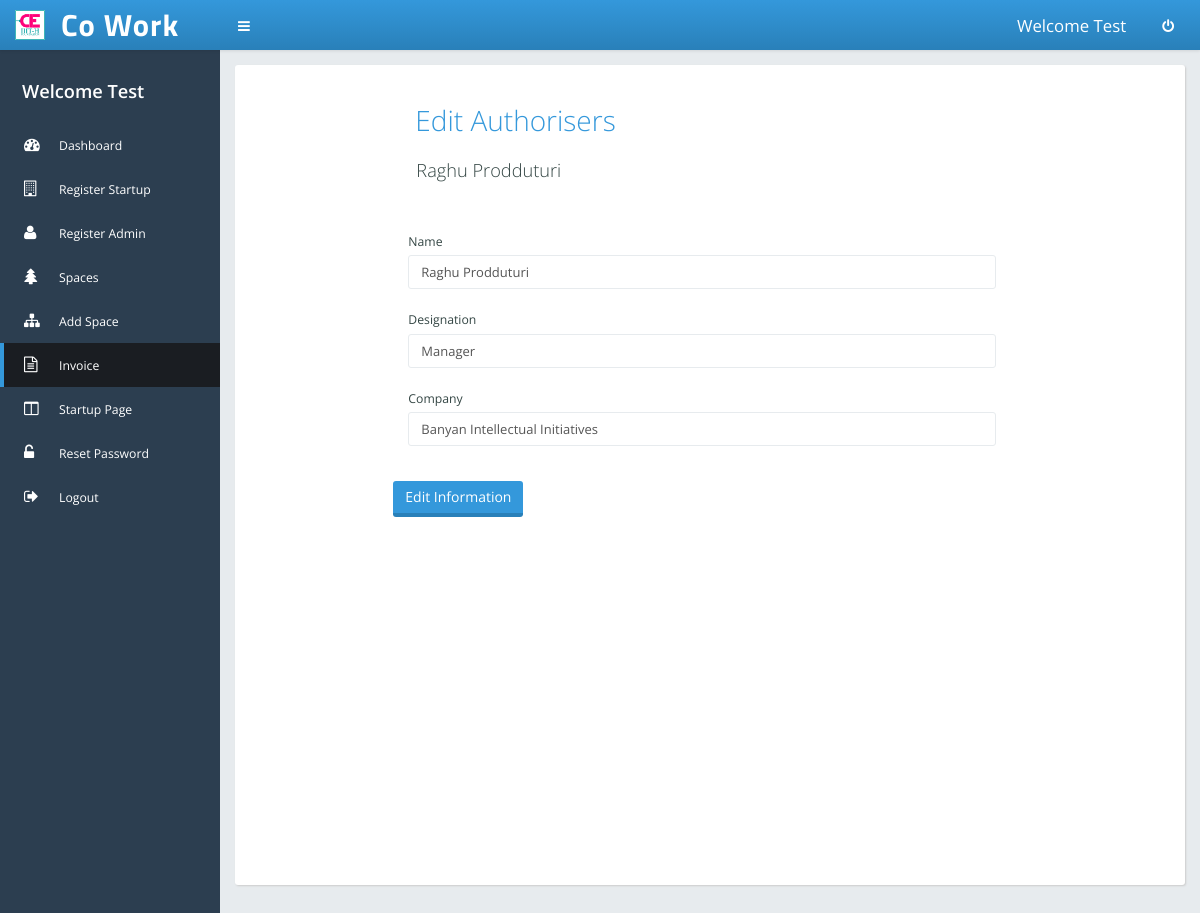
/view/auth_edit.php?id=3 (signed in), run on the app's committed database.
### tables this page shows
CREATE TABLE IF NOT EXISTS `sign_auth` (
  `id` int(11) NOT NULL AUTO_INCREMENT,
  `name` varchar(60) NOT NULL,
  `designation` varchar(30) NOT NULL,
  `company` varchar(50) NOT NULL,
  PRIMARY KEY (`id`)
);

### view/auth_edit.php (the view, shortened to what this page needs)
<!DOCTYPE html>
<html>
<head>
<link href="../asset/css/bootstrap/bootstrap.min.css" rel="stylesheet"/>
<link href="../asset/css/libs/font-awesome.css" type="text/css" rel="stylesheet"/>
<link rel="stylesheet" type="text/css" href="../asset/css/compiled/layout.css">
<link rel="stylesheet" type="text/css" href="../asset/css/compiled/elements.css">
</head>
<body class="theme-blue-gradient fixed-header fixed-leftmenu">
<?php
	require_once( dirname( __FILE__ ) . DIRECTORY_SEPARATOR . "navbar.php" );
?>
<div id="page-wrapper" class="container">
	<div class="row">
		<?php
			require_once( dirname( __FILE__ ) . DIRECTORY_SEPARATOR . "navbar-col.php" );
		?>
		<div id="content-wrapper">
			<div class="main-box clearfix" style="min-height: 820px;">
				<div class = 'col-md-2'></div>
				<div class="row col-md-8 col-xs-12">
					<?php
					require( dirname( dirname( __FILE__ ) ) . DIRECTORY_SEPARATOR . "model" . DIRECTORY_SEPARATOR . "config_sql.php" );
					$id = $_GET['id'];
					$query = "SELECT * FROM sign_auth WHERE id=$id";
					$result = $mysqli->query($query);
					$rows = mysqli_fetch_array($result);
					$name = $rows['name'];
					$design = $rows['designation'];
					$company = $rows['company'];
					?>
					<form action="../controller/auth_edit.php" method="post">
						<br /><br />
						<div class = 'col-md-12 col-xs-12'><h1>Edit Authorisers</h1></div>
						<br />
						<div class="modal-body">
							<div class = 'col-md-12 col-xs-12'><h2><?php echo "$name"; ?></h2></div>
							<br />
							<div id = "statusdiv" class="row">
								<div class="col-xs-12">
									<p id="status" class="alert fade in" style="padding:3px;"></p>
								</div>
							</div>
							<div class="form-group">
								<label>Name</label>
								<input class="form-control" type="text" placeholder="Name" name="name"  value=<?php echo "'$name'"; ?> required>
							</div>
							<div class="form-group">
								<label>Designation</label>
								<input class="form-control" type="text" placeholder="Designation" name="desig"  value=<?php echo "'$design'"; ?> required>
							</div>
							<div class="form-group">
								<label>Company</label>
								<input class="form-control" type="text" placeholder="Company" name="company"  value=<?php echo "'$company'"; ?> required>
							</div>
						</div>
						<button type="submit" class="btn btn-primary">Edit Information</button>
					</form>
				</div>
			</div>
		</div>
	</div>
</div>
</body>
</html>

### asset/css/compiled/layout.css (style rules this page uses)
html,body { font-family:'Open Sans',sans-serif;-webkit-font-smoothing:antialiased; }
body { color:#344644;background:#2c3e50; }
h1,h2,h3,h4,h5,h6 { font-family:'Open Sans','Titillium Web',Geneva,sans-serif;font-weight:300; }
h1 { clear:both;color:#3498db;margin:0 0 20px 0;padding-left:14px;font-size:2em; }
h2 { clear:both;font-size:1.8em;margin-bottom:10px;padding:10px 0 10px 30px; }
.container { padding-left:8px;padding-right:8px; }
.row { margin-left:-8px;margin-right:-8px; }
.col-xs-1,.col-sm-1,.col-md-1,.col-lg-1,.col-xs-2,.col-sm-2,.col-md-2,.col-lg-2,.col-xs-3,.col-sm-3,.col-md-3,.col-lg-3,.col-xs-4,.col-sm-4,.col-md-4,.col-lg-4,.col-xs-5,.col-sm-5,.col-md-5,.col-lg-5,.col-xs-6,.col-sm-6,.col-md-6,.col-lg-6,.col-xs-7,.col-sm-7,.col-md-7,.col-lg-7,.col-xs-8,.col-sm-8,.col-md-8,.col-lg-8,.col-xs-9,.col-sm-9,.col-md-9,.col-lg-9,.col-xs-10,.col-sm-10,.col-md-10,.col-lg-10,.col-xs-11,.col-sm-11,.col-md-11,.col-lg-11,.col-xs-12,.col-sm-12,.col-md-12,.col-lg-12 { padding-left:8px;padding-right:8px; }
.container { margin:0;max-width:1920px;width:100%; }
.btn { -webkit-border-radius:3px;-moz-border-radius:3px;border-radius:3px; }
#content-wrapper { background:#e7ebee;height:100%;margin-top:0;margin-bottom:0;position:relative;min-height:1200px;padding:15px 15px 35px 15px;margin-left:220px; }
.main-box { background:#FFFFFF;-webkit-box-shadow:1px 1px 2px 0 #CCCCCC;-moz-box-shadow:1px 1px 2px 0 #CCCCCC;-o-box-shadow:1px 1px 2px 0 #CCCCCC;-ms-box-shadow:1px 1px 2px 0 #CCCCCC;box-shadow:1px 1px 2px 0 #CCCCCC;margin-bottom:16px;-webikt-border-radius:3px;-moz-border-radius:3px;border-radius:3px; }
.main-box h2 { font-size:1.3em;line-height:29px;margin:0;padding:0; }
.fixed-header #page-wrapper { padding-top:50px; }

### asset/css/compiled/elements.css (style rules this page uses)
.btn { border:none;padding:6px 12px;border-bottom:4px solid;-webkit-transition:border-color 0.1s ease-in-out 0s,background-color 0.1s ease-in-out 0s;transition:border-color 0.1s ease-in-out 0s,background-color 0.1s ease-in-out 0s;outline:none; }
.btn-primary { background-color:#3498db;border-color:#2980b9; }
.alert { border-radius:0;border-image:none;border-style:none none none solid;border-width:0 0 0 4px; }
.form-group { margin-bottom:20px; }
label { font-weight:400;font-size:0.875em; }
.form-control { -webkit-border-radius:3px;-moz-border-radius:3px;border-radius:3px;border-color:#e7ebee;-webkit-box-shadow:none;box-shadow:none;font-size:13px; }

### data on the page
sign_auth: name "Raghu Prodduturi", desig "Manager", company "Banyan Intellectual Initiatives"

### other printed values
$_SESSION['name'] "Test"
